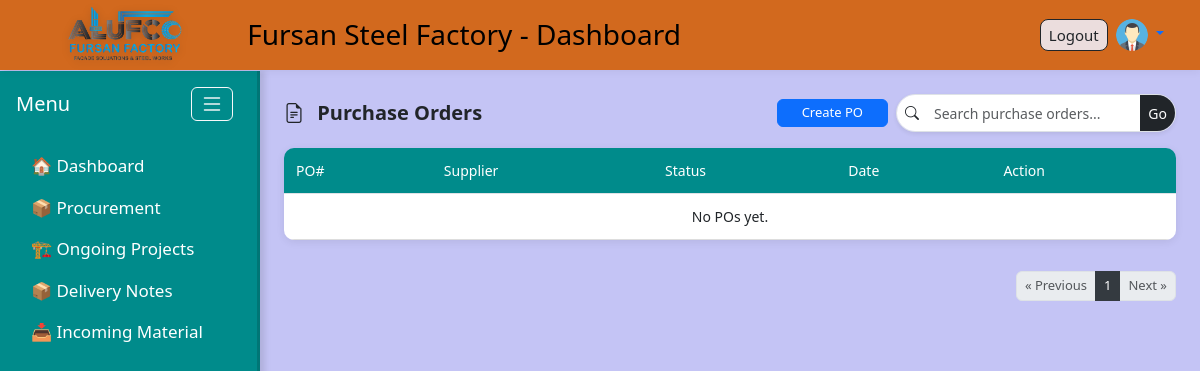
/procurement/purchase-orders/ (signed in), run on an earlier commit of the app's database.
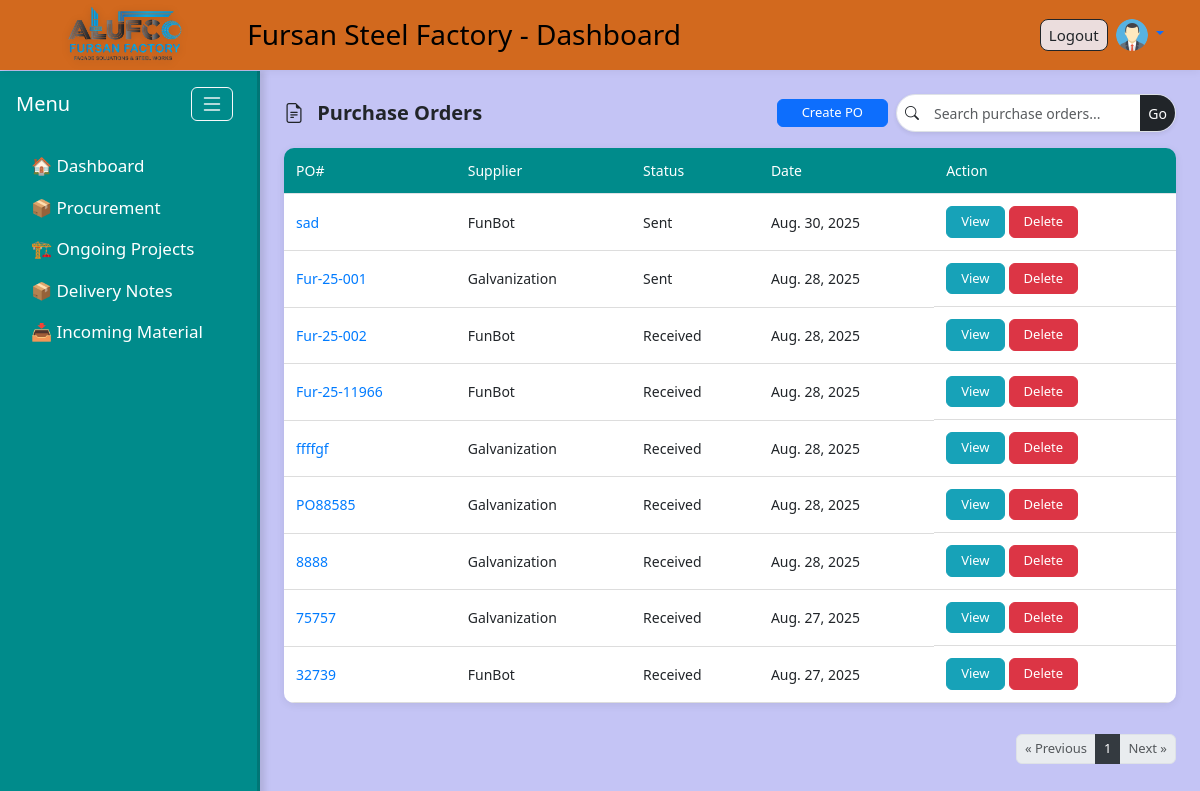
And on a later commit of the database.
### accounts/models.py (models this page shows, shortened)
class Profile(models.Model):
    user = models.OneToOneField(User, on_delete=models.CASCADE)
    avatar = models.ImageField(upload_to='avatars/', default='avatars/default-avatar.png', blank=True, null=True)

### procurement/models.py (models this page shows, shortened)
class PurchaseOrder(models.Model):
    po_number = models.CharField(max_length=50, unique=True, blank=True)  # auto-generated if blank
    supplier = models.ForeignKey(Supplier, on_delete=models.CASCADE)
    linked_prs = models.ManyToManyField(PurchaseRequest, blank=True)
    order_date = models.DateField(auto_now_add=True)
    expected_delivery = models.DateField(blank=True, null=True)
    status = models.CharField(max_length=20, choices=PO_STATUS, default='draft')
    notes = models.TextField(blank=True, null=True)
    received_request = models.BooleanField(default=False)  # user requested received
    received_approved_by = models.ForeignKey(
        settings.AUTH_USER_MODEL,
        null=True, blank=True,
        on_delete=models.SET_NULL,
        related_name='received_approved'
    )
    class Meta:
        ordering = ['-order_date']

class Supplier(models.Model):
    name = models.CharField(max_length=200)
    contact_person = models.CharField(max_length=120, blank=True, null=True)
    email = models.EmailField(blank=True, null=True)
    phone = models.CharField(max_length=50, blank=True, null=True)
    address = models.TextField(blank=True, null=True)
    rating = models.PositiveSmallIntegerField(blank=True, null=True)  # 1..5
    notes = models.TextField(blank=True, null=True)
    class Meta:
        ordering = ['name']
    def __str__(self):
        return self.name

### procurement/views.py (the view)
# urls.py: path('purchase-orders/', views.po_list, name='po_list'),
@login_required
def po_list(request):
    query = request.GET.get('q', '')  # optional search
    page_number = request.GET.get('page', 1)
    pos_qs = PurchaseOrder.objects.all().order_by('-order_date')
    if query:
        pos_qs = [po for po in pos_qs
                  if query.lower() in str(po.po_number).lower()
                  or query.lower() in str(po.supplier).lower()]
    paginator = Paginator(pos_qs, 10)
    pos_page = paginator.get_page(page_number)
    context = {
        'pos': pos_page,
        'query': query,
    }
    return render(request, 'procurement/po_list.html', context)

### procurement/templates/procurement/po_list.html
{% extends 'base.html' %}
{% block content %}
<div class="d-flex align-items-center justify-content-between mb-3 po-list-header">
    <h4 class="m-0 text-dark">
        <i class="bi bi-file-earmark-text me-2"></i> Purchase Orders
    </h4>
    <div class="d-flex align-items-center gap-2">
        <a href="{% url 'po_add' %}" class="btn btn-sm btn-primary px-4">Create PO</a>
        <form method="get" class="mx-auto">
            <div class="input-group input-group-sm shadow-sm rounded-pill overflow-hidden border" style="height: 38px; max-width: 280px;">
                <span class="input-group-text bg-white border-0">
                    <i class="bi bi-search text-dark"></i>
                </span>
                <input type="text" name="q" class="form-control border-0"
                       placeholder="Search purchase orders..."
                       value="{{ request.GET.q|default:'' }}" style="font-size: 14px;">
                <button class="btn btn-dark border-0 rounded-0 rounded-end" type="submit">Go</button>
            </div>
        </form>
    </div>
</div>
<table class="table po-list-table">
    <thead class="po-table-head">
        <tr>
            <th>PO#</th>
            <th>Supplier</th>
            <th>Status</th>
            <th>Date</th>
            <th>Action</th>
        </tr>
    </thead>
    <tbody>
        {% for po in pos %}
        <tr>
            <td><a href="{% url 'po_detail' po.pk %}">{{ po.po_number }}</a></td>
            <td>{{ po.supplier }}</td>
            <td>{{ po.get_status_display }}</td>
            <td>{{ po.order_date }}</td>
           <td class="d-flex gap-1">
              <a href="{% url 'po_detail' po.pk %}" class="btn btn-sm btn-info">View</a>
              <a href="{% url 'po_delete' po.pk %}" class="btn btn-sm btn-danger"
                 onclick="return confirm('Are you sure you want to delete this PO?');">
                 Delete
              </a>
          </td>
        </tr>
        {% empty %}
        <tr>
            <td colspan="5" class="text-center">No POs yet.</td>
        </tr>
        {% endfor %}
    </tbody>
</table>
<div class="d-flex justify-content-end mt-2">
    <nav aria-label="Page navigation">
        <ul class="pagination mb-0">
            {% if pos.has_previous %}
            <li class="page-item">
                <a class="page-link px-2 py-1" href="?page={{ pos.previous_page_number }}{% if request.GET.q %}&q={{ request.GET.q }}{% endif %}">&laquo; Previous</a>
            </li>
            {% else %}
            <li class="page-item disabled">
                <span class="page-link px-2 py-1">&laquo; Previous</span>
            </li>
            {% endif %}
            {% for num in pos.paginator.page_range %}
                {% if num >= pos.number|add:-2 and num <= pos.number|add:2 %}
                    {% if pos.number == num %}
                    <li class="page-item active">
                        <span class="page-link px-2 py-1">{{ num }}</span>
                    </li>
                    {% else %}
                    <li class="page-item">
                        <a class="page-link px-2 py-1" href="?page={{ num }}{% if request.GET.q %}&q={{ request.GET.q }}{% endif %}">{{ num }}</a>
                    </li>
                    {% endif %}
                {% endif %}
            {% endfor %}
            {% if pos.has_next %}
            <li class="page-item">
                <a class="page-link px-2 py-1" href="?page={{ pos.next_page_number }}{% if request.GET.q %}&q={{ request.GET.q }}{% endif %}">Next &raquo;</a>
            </li>
            {% else %}
            <li class="page-item disabled">
                <span class="page-link px-2 py-1">Next &raquo;</span>
            </li>
            {% endif %}
        </ul>
    </nav>
</div>
{% endblock %}

### templates/base.html (shortened to what this page needs)
{% load static %}
<!DOCTYPE html>
<html lang="en">
<head>
    <link rel="stylesheet" href="https://cdn.jsdelivr.net/npm/bootstrap@5.3.0/dist/css/bootstrap.min.css">
    <link href="https://cdn.jsdelivr.net/npm/bootstrap-icons@1.10.5/font/bootstrap-icons.css" rel="stylesheet">
    <link rel="stylesheet" href="{% static 'css/custom.css' %}">
</head>
<body>
<header class="custom-header px-4">
    <div class="container-fluid">
        <div class="d-flex justify-content-between align-items-center">
            <div class="d-flex align-items-center">
                <img src="{% static 'images/udadateone.png' %}" alt="Company Logo" class="logo-img">
                <h3 class="mb-0 ms-2">Fursan Steel Factory - Dashboard</h3>
            </div>
           {% if user.is_authenticated %}
            <div class="d-flex align-items-center gap-2 position-relative">
                <form method="post" action="{% url 'logout' %}" class="mb-0">
                    <button type="submit" class="btn btn-outline-dark btn-sm px-2 py-1">Logout</button>
                </form>
                <div class="dropdown">
                    <a href="#" class="d-block dropdown-toggle" id="userDropdown" data-bs-toggle="dropdown" aria-expanded="false">
                        {% if user.profile.avatar %}
                            <img
                                src="{{ user.profile.avatar.url }}"
                                alt="Avatar"
                                class="rounded-circle avatar-hover"
                                style="width:32px; height:32px; cursor:pointer;"
                                title="{{ user.get_full_name|default:user.username }}"
                            >
                        {% endif %}
                    </a>
                </div>
            </div>
            {% else %}
            <a href="{% url 'login' %}" class="btn btn-primary btn-sm">Login</a>
            {% endif %}
        </div>
    </div>
</header>
    <div class="d-flex">
       <nav id="sidebar" class="vh-100">
            <div class="d-flex justify-content-between align-items-center px-3 mb-4">
                <h5 class="text-white mb-0">Menu</h5>
                <button id="sidebarToggle" class="btn btn-outline-light" title="Toggle Menu">
                    <i class="bi bi-list fs-4"></i>
                </button>
            </div>
            <ul class="nav flex-column">
               <li class="nav-item">
                    <a class="nav-link text-white" href="{% url 'dashboard' %}" title="Dashboard">
                        🏠 <span class="label-text">Dashboard</span>
                    </a>
                </li>
                    <li class="nav-item">
                        <a class="nav-link text-white"
                           data-bs-toggle="collapse"
                           href="#procurementSubmenu"
                           role="button"
                           aria-expanded="false"
                           aria-controls="procurementSubmenu">
                            📦 Procurement
                        </a>
                    </li>
                <li class="nav-item">
                    <a class="nav-link text-white"
                        data-bs-toggle="collapse"
                        href="#ongoingSubmenu"
                        role="button"
                        aria-expanded="true"
                        aria-controls="ongoingSubmenu">
                        🏗 <span class="label-text">Ongoing Projects</span>
                    </a>
                </li>
                <li class="nav-item">
                    <a class="nav-link text-white"
                        data-bs-toggle="collapse"
                        href="#deliverySubmenu"
                        role="button"
                        aria-expanded="false"
                        aria-controls="deliverySubmenu">
                         📦 <span class="label-text">Delivery Notes</span>
                    </a>
                </li>
                <li class="nav-item">
                    <a class="nav-link text-white"
                        data-bs-toggle="collapse"
                        href="#incomingSubmenu"
                        role="button"
                        aria-expanded="false"
                        aria-controls="incomingSubmenu">
                        📥 <span class="label-text">Incoming Material</span>
                    </a>
                </li>
            </ul>
    </nav>
    <main class="flex-grow-1 p-4">
        {% block content %}
        {% endblock %}
    </main>
</div>
</body>
</html>

### static/css/custom.css (style rules this page uses)
body { background-color: #c4c4f5; color: #ffffff; padding-top: 70px; }
.custom-header { background-color: chocolate; color: #000; height: 70px; display: flex; align-items: center; position: fixed; top: 0; width: 100%; z-index: 1000; box-shadow: 0 2px 8px rgba(0,0,0,0.05); }
.dropdown > a { text-decoration: none !important; }
.logo-img { height: 100px !important; width: auto; margin-right: 10px; object-fit: contain; image-rendering: -webkit-optimize-contrast; image-rendering: crisp-edges; filter: drop-shadow(0 2px 4px rgba(0, 0, 0, 0.15)); border-radius: 6px; display: block; }
#sidebar { min-height: 100vh; position: fixed; top: 71px; left: 0; width: 260px; max-width: 260px; padding-top: 1rem; overflow-y: auto; background-color: darkcyan; box-shadow: 5px 0 6px rgba(0, 0, 0, 0.1); border-right: 3px solid rgba(0, 0, 0, 0.15); transition: width 0.3s ease; z-index: 100; }
main.flex-grow-1 { margin-left: 260px; padding: 1rem; transition: margin-left 0.3s ease; }
#sidebar .nav-link { color: #140909; margin-left: 15px; font-size: 17px; transition: all 0.2s ease; }
#sidebar ul.nav li.nav-item a { white-space: nowrap; }
#sidebar { transition: width 0.3s ease; }
#sidebar button#sidebarToggle { padding: 0.25rem 0.5rem; font-size: 1rem; line-height: 1; margin-right: 0.5rem; }
.form-control { border-radius: 8px; font-size: 15px; padding: 8px 10px; border: 1px solid #ced4da; transition: border 0.2s, box-shadow 0.2s; }
.custom-header .btn { font-weight: 500; border-radius: 8px; padding: 6px 14px; font-size: 15px; background-color: rgb(235, 221, 221); }
.d-flex { display: flex; gap: 12px; flex-wrap: wrap; }
.pagination { justify-content: center !important; margin-top: 15px; }
.pagination .page-link { font-size: 13px; padding: 4px 8px; }
.pagination .active .page-link { background-color: #343a40; border-color: #343a40; color: #fff; }
td { vertical-align: middle; }
.table td, .table th { vertical-align: middle; font-size: 14px; }
.btn-sm { padding: 3px 8px; font-size: 13px; }
.po-list-header h4 { font-weight: 600; font-size: 1.25rem; }
.po-list-header .btn { border-radius: 6px; font-weight: 500; }
.po-list-table { border-collapse: collapse; width: 100%; box-shadow: 0 2px 8px rgba(0,0,0,0.08); border-radius: 10px; overflow: hidden; }
.po-list-table th { background-color: darkcyan; color: #fff; font-weight: 500; padding: 12px; text-align: left; }
.po-list-table td { padding: 12px; vertical-align: middle; border-bottom: 1px solid #ddd; }
.po-list-table a { text-decoration: none; color: #007bff; }
.po-list-table .btn-info { color: #fff; background-color: #17a2b8; border-color: #17a2b8; text-decoration: none; font-weight: 500; padding: 5px 14px; border-radius: 6px; transition: all 0.3s ease; }
.po-list-table .btn-danger { color: #fff; background-color: #dc3545; border-color: #dc3545; font-weight: 500; padding: 5px 14px; border-radius: 6px; transition: all 0.3s ease; text-decoration: none; }

What changed in the data, as far as the page shows it:
added PurchaseOrder: po_number "sad", supplier "FunBot", status "Sent", order_date "Aug. 30, 2025"
added PurchaseOrder: po_number "Fur-25-001", supplier "Galvanization", status "Sent", order_date "Aug. 28, 2025"
added PurchaseOrder: po_number "Fur-25-002", supplier "FunBot", status "Received", order_date "Aug. 28, 2025"
added PurchaseOrder: po_number "Fur-25-11966", supplier "FunBot", status "Received", order_date "Aug. 28, 2025"
added PurchaseOrder: po_number "ffffgf", supplier "Galvanization", status "Received", order_date "Aug. 28, 2025"
added PurchaseOrder: po_number "PO88585", supplier "Galvanization", status "Received", order_date "Aug. 28, 2025"
added PurchaseOrder: po_number "8888", supplier "Galvanization", status "Received", order_date "Aug. 28, 2025"
added PurchaseOrder: po_number "75757", supplier "Galvanization", status "Received", order_date "Aug. 27, 2025"
added PurchaseOrder: po_number "32739", supplier "FunBot", status "Received", order_date "Aug. 27, 2025"
Also different on the page:
text no longer shown: "No POs yet."
